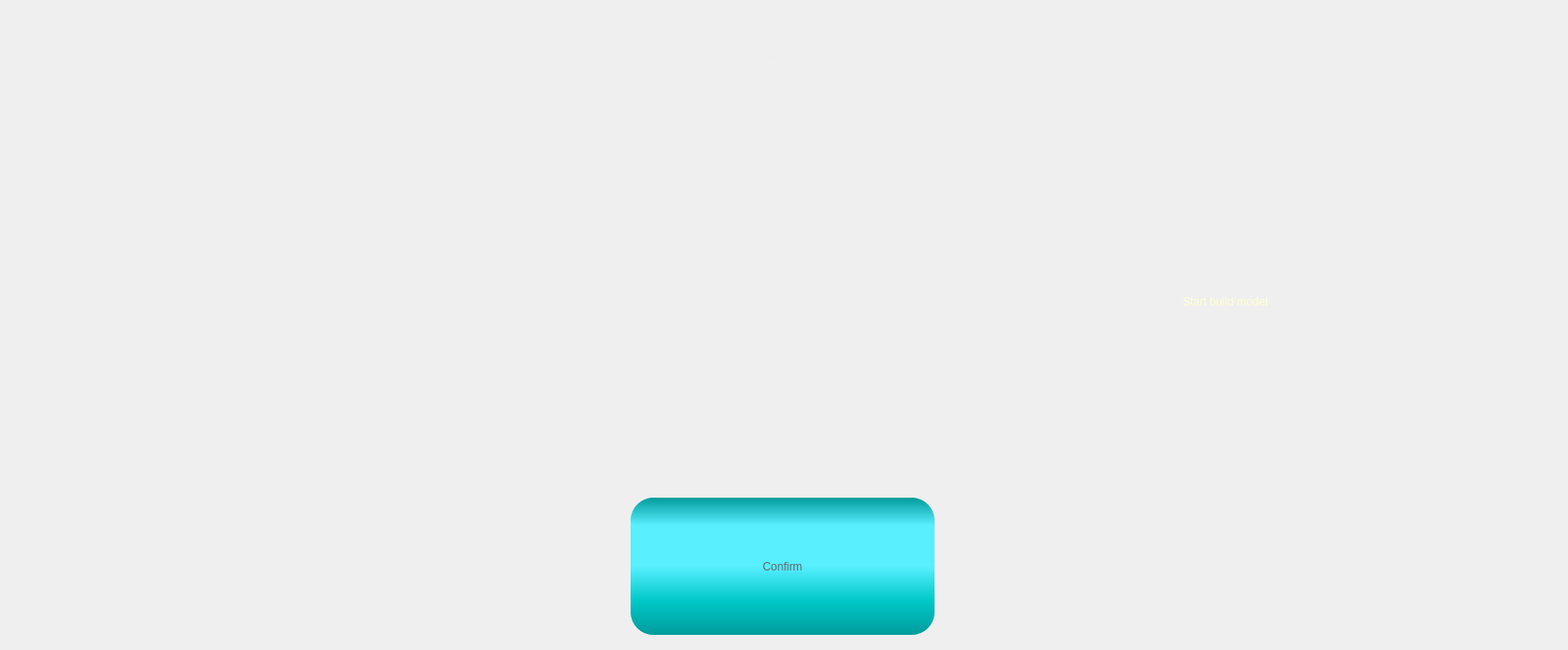
          <widget class="QWidget" name="pgModelBuilding">
           <property name="styleSheet">
            <string notr="true"/>
           </property>
           <layout class="QGridLayout" name="gridLayout_11">
            <item row="1" column="0">
             <spacer name="horizontalSpacer_9">
              <property name="orientation">
               <enum>Qt::Horizontal</enum>
              </property>
              <property name="sizeHint" stdset="0">
               <size>
                <width>40</width>
                <height>20</height>
               </size>
              </property>
             </spacer>
            </item>
            <item row="1" column="2">
             <widget class="QLabel" name="label_12">
              <property name="minimumSize">
               <size>
                <width>350</width>
                <height>0</height>
               </size>
              </property>
              <property name="maximumSize">
               <size>
                <width>16777215</width>
                <height>16777215</height>
               </size>
              </property>
              <property name="styleSheet">
               <string notr="true">font: 24pt &quot;Arial&quot;;
color: rgb(255, 255, 208);</string>
              </property>
              <property name="text">
               <string>Start build model</string>
              </property>
             </widget>
            </item>
            <item row="1" column="1">
             <widget class="QWidget" name="wdgIntraCT" native="true">
              <property name="minimumSize">
               <size>
                <width>1186</width>
                <height>403</height>
               </size>
              </property>
              <property name="maximumSize">
               <size>
                <width>600</width>
                <height>450</height>
               </size>
              </property>
              <property name="styleSheet">
               <string notr="true">border-image:url(C:/Leon/image/model_building.png);</string>
              </property>
             </widget>
            </item>
            <item row="1" column="3">
             <spacer name="horizontalSpacer_18">
              <property name="orientation">
               <enum>Qt::Horizontal</enum>
              </property>
              <property name="sizeHint" stdset="0">
               <size>
                <width>40</width>
                <height>20</height>
               </size>
              </property>
             </spacer>
            </item>
            <item row="2" column="0" colspan="4">
             <layout class="QHBoxLayout" name="horizontalLayout_7">
              <item>
               <spacer name="horizontalSpacer_10">
                <property name="orientation">
                 <enum>Qt::Horizontal</enum>
                </property>
                <property name="sizeHint" stdset="0">
                 <size>
                  <width>40</width>
                  <height>20</height>
                 </size>
                </property>
               </spacer>
              </item>
              <item>
               <widget class="QPushButton" name="btnNext_scanCT">
                <property name="sizePolicy">
                 <sizepolicy hsizetype="Maximum" vsizetype="Fixed">
                  <horstretch>0</horstretch>
                  <verstretch>0</verstretch>
                 </sizepolicy>
                </property>
                <property name="minimumSize">
                 <size>
                  <width>324</width>
                  <height>150</height>
                 </size>
                </property>
                <property name="styleSheet">
                 <string notr="true">QPushButton{
font: 48pt &quot;Arial&quot;;
color:#666666;
border-radius:24px;
background-color: qlineargradient(spread:pad, x1:0, y1:0, x2:0, y2:1, stop:0 rgba(0, 155, 155, 255), stop:0.2 rgba(88, 239, 255, 255), stop:0.5 rgba(88, 239, 255, 255), stop:0.75 rgba(0, 200, 200, 255),  stop:1 rgba(0, 155, 155, 255));
padding: 0px 20px;
margin-bottom:5px;
margin-right:3px;
}

QPushButton:hover{
color:#aa3333;
background-color: qlineargradient(spread:pad, x1:0, y1:0, x2:0, y2:1, stop:0 rgba(50, 155, 155, 255), stop:0.2 rgba(150, 239, 255, 255), stop:0.5 rgba(150, 239, 255, 255), stop:0.75 rgba(50, 200, 200, 255),  stop:1 rgba(50, 155, 155, 255));
}

QPushButton:pressed{
margin-top:5px;
margin-bottom:0px;
margin-left:3px;
margin-right:0px;
}</string>
                </property>
                <property name="text">
                 <string>Confirm</string>
                </property>
               </widget>
              </item>
              <item>
               <spacer name="horizontalSpacer_17">
                <property name="orientation">
                 <enum>Qt::Horizontal</enum>
                </property>
                <property name="sizeHint" stdset="0">
                 <size>
                  <width>40</width>
                  <height>20</height>
                 </size>
                </property>
               </spacer>
              </item>
             </layout>
            </item>
            <item row="0" column="0" colspan="4">
             <widget class="QLabel" name="label_title_5">
              <property name="minimumSize">
               <size>
                <width>0</width>
                <height>100</height>
               </size>
              </property>
              <property name="maximumSize">
               <size>
                <width>16777215</width>
                <height>100</height>
               </size>
              </property>
              <property name="styleSheet">
               <string notr="true">	color:#eeeeee;
	font: 64pt &quot;Cascadia Code SemiBold&quot;;
	padding:0px;
	margin:0px;</string>
              </property>
              <property name="text">
               <string>Breath Model Building</string>
              </property>
              <property name="alignment">
               <set>Qt::AlignCenter</set>
              </property>
             </widget>
            </item>
           </layout>
          </widget>
